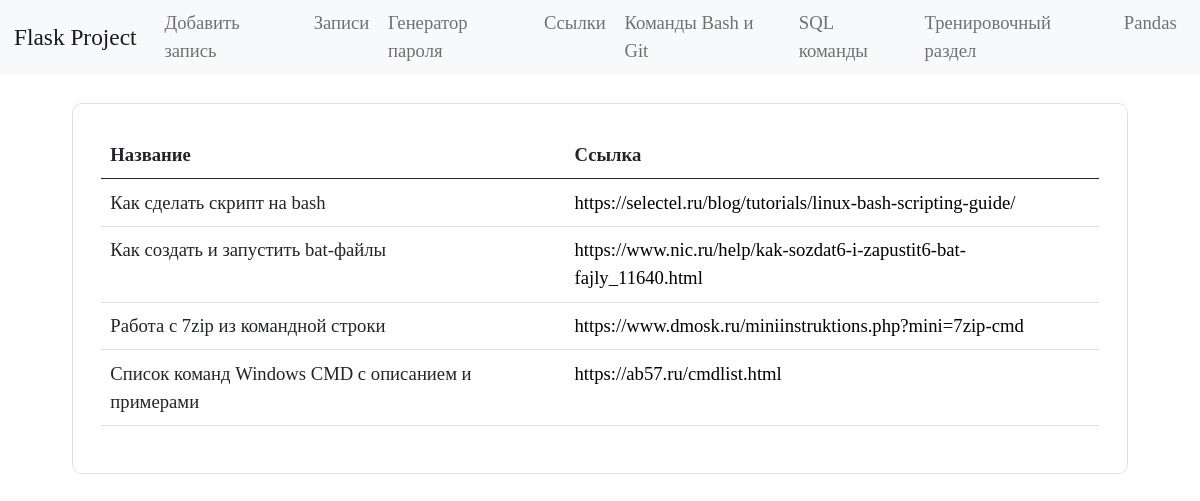
The app's page /links, older data.
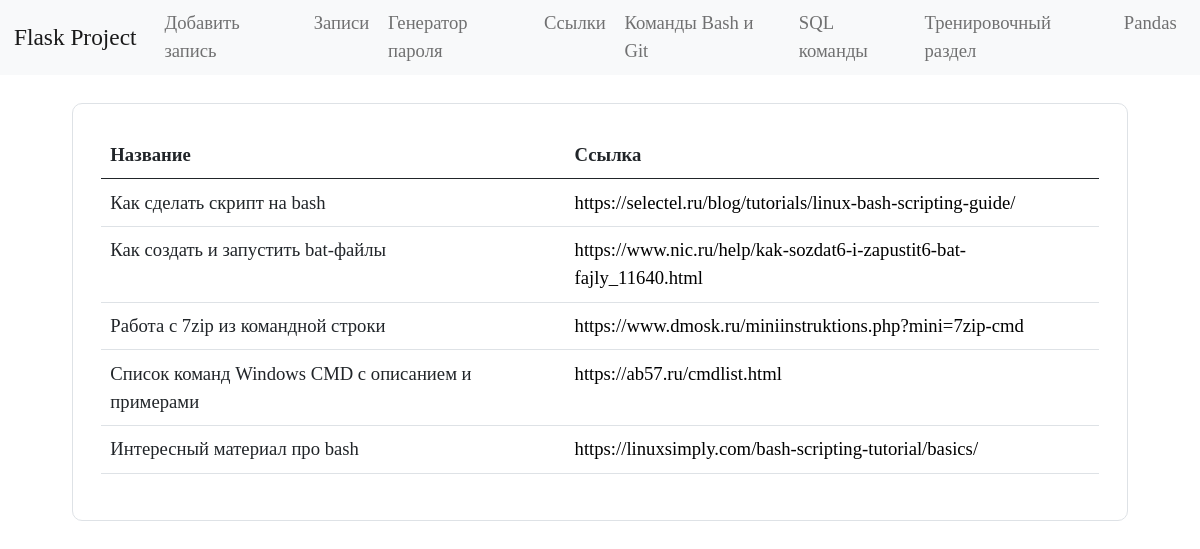
The same page, newer data.
### tables this page shows
CREATE TABLE links (
    id INTEGER PRIMARY KEY AUTOINCREMENT,
    name TEXT NOT NULL,
    link TEXT NOT NULL
  );

### app.py (the view)
@app.route("/links")
def links():
    conn = get_db_connection()
    links = conn.execute("SELECT * FROM links").fetchall()
    conn.close()
    return render_template("links.html", links=links)

### app.py (called while the page is built)
def get_db_connection():
    conn = sqlite3.connect("database.db")
    conn.row_factory = sqlite3.Row
    return conn

### templates/links.html (shortened to what this page needs)
{% extends "base.html" %}
{% block content %}
<div class="bd-example">
  <table class="table">
    <thead>
      <tr>
        <th scope="col">Название</th>
        <th scope="col">Ссылка</th>
      </tr>
    </thead>
    <tbody>
    {% for links in links %}
      <tr>
        <td>{{ links['name'] }}</td>
        <td><a href="{{ links['link'] }}" target="_blank">{{ links['link'] }}</a></td>
      </tr>
    {% endfor %}
    </tbody>
  </table>
</div>
{% endblock %}

### templates/base.html (shortened to what this page needs)
<!doctype html>
<html>
   <head>
      <link href="https://cdn.jsdelivr.net/npm/bootstrap@5.0.2/dist/css/bootstrap.min.css" rel="stylesheet">
      <link href="{{ url_for('static', filename='styles.css') }}" rel="stylesheet">
   </head>
   <body>
      {% include 'navbar.html' %}
      <main class="container">
         {% block content %}
         {% endblock %}
      </main>
   </body>
</html>

### templates/navbar.html (shortened to what this page needs)
<nav class="navbar navbar-expand-lg navbar-light bg-light">
   <div class="container-fluid">
      <a class="navbar-brand" href="{{ url_for('index') }}">Flask Project</a>
     <div class="collapse navbar-collapse" id="navbarNavAltMarkup">
       <div class="navbar-nav">
         <a class="nav-link" href="{{ url_for('new_post') }}">Добавить запись</a>
         <a class="nav-link" href="{{ url_for('posts') }}">Записи</a>
         <a class="nav-link" href="{{ url_for('password') }}">Генератор пароля</a>
         <a class="nav-link" href="{{ url_for('links') }}">Ссылки</a>
         <a class="nav-link" href="{{ url_for('git_and_bashes') }}">Команды Bash и Git</a>
         <a class="nav-link" href="{{ url_for('sql') }}">SQL команды</a>
         <a class="nav-link" href="{{ url_for('trains') }}">Тренировочный раздел</a>
         <a class="nav-link" href="{{ url_for('pandas_commands') }}">Pandas</a>
       </div>
     </div>
   </div>
</nav>

### static/styles.css (style rules this page uses)
* { font-family: Bahnschrift; font-size: 14pt; }
.nav-link { padding: 0; }
a { color: black; text-decoration: none; }
.bd-example { padding: 1.5rem; margin: 1.5rem; border-radius: 10px; border: solid #dee2e6 1px; }

Row changes from the older to the newer data that the page shows:
added links: name "Интересный материал про bash", link "https://linuxsimply.com/bash-scripting-tutorial/basics/"
